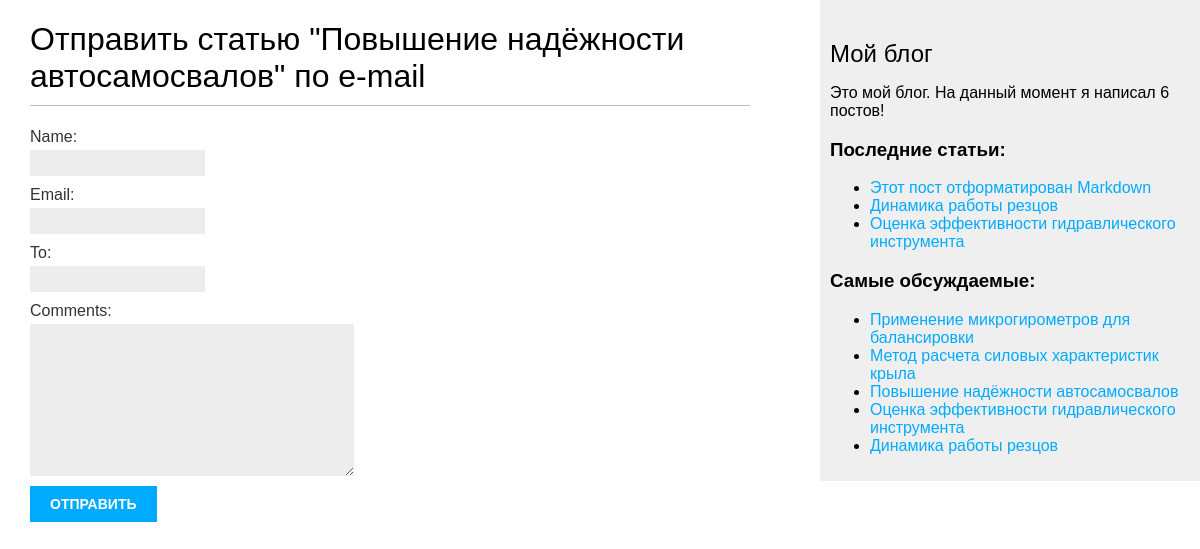
/blog/8/share/, run on the app's committed database.
### blog/models.py (models this page shows, shortened)
class Post(models.Model):
    STATUS_CHOICES = (
        ('draft', 'Отложено'),
        ('published', 'Опубликовано'),
    )
    title = models.CharField(max_length=250)  # Поле заголовка статьи. Тип VARCHAR в базе данных
    slug = models.SlugField(max_length=250, unique_for_date='publish')  # Поле для формирования URL'ов
    author = models.ForeignKey(User, on_delete=models.CASCADE,
                               related_name='blog_posts')  # Внешний ключ, определяющий отношение "один ко многим"
    body = models.TextField()  # Основное содержание статьи, которое будет сохранено в столбце TEXT в SQL базе данных
    publish = models.DateTimeField(
        default=timezone.now)  # Поле даты, сохраняющее дату публикации статьи. Функция 'now' - по умолчанию, и возвращает текущие дату и время
    created = models.DateTimeField(
        auto_now_add=True)  # Это поле даты указывает, когда статья была создана. Параметр 'auto_now_add' - автосохранение при создании объекта
    update = models.DateTimeField(
        auto_now=True)  # Дата и время, указывающие на период, когда статья была отредактирована. Параметр 'auto_now' - указание даты на момент сохранения.
    status = models.CharField(max_length=10, choices=STATUS_CHOICES,
                              default='draft')  # Поле отображения статуса статьи. Параметр CHOICES ограничивает возможные значения из указанного списка.
    objects = models.Manager()  # Менеджер по умолчанию
    published = PublishedManager()  # Новый менеджер
    tags = TaggableManager()
    class Meta:
        ordering = (
            '-publish',)  # Указали Django, порядок сортировки статей по умолчанию — по убыванию (префикс "-") даты публикации поля 'publish'.
    def get_absolute_url(self):
        return reverse('blog:post_detail',
                       args=[self.publish.year,
                             self.publish.month,
                             self.publish.day,
                             self.slug])

### blog/views.py (the view)
# urls.py: path('<int:post_id>/share/', views.post_share, name='post_share'),
def post_share(request, post_id):
    post = get_object_or_404(Post, id=post_id, status='published')  # Получение статьи по идентификатору
    sent = False
    if request.method == 'POST':
        form = EmailPostForm(request.POST)  # Форма была отправлена на сохранение
        if form.is_valid():  # Все поля формы прошли валидацию
            cd = form.cleaned_data
            post_url = request.build_absolute_uri(post.get_absolute_url())
            subject = '{} ({}) рекомендует вам прочитать "{}"'.format(cd['name'], cd['email'], post.title)
            message = 'Read "{}" at {}\n\n{}\'s comments: {}'.format(post.title, post_url, cd['name'], cd['comments'])
            send_mail(subject, message, 'admin@myblog.com', [cd['to']])
            sent = True
    else:  # Отправка электронной почты
        form = EmailPostForm()
    return render(request, 'post/share.html', {'post': post, 'form': form, 'sent': sent})

### blog/forms.py
class EmailPostForm(forms.Form):
    name = forms.CharField(max_length=25)
    email = forms.EmailField()
    to = forms.EmailField()
    comments = forms.CharField(required=False, widget=forms.Textarea)

### blog/models.py (called while the page is built)
    def get_queryset(self):
        return super().get_queryset().filter(status='published')

### blog/templatetags/blog_tags.py (called while the page is built)
@register.simple_tag
def total_posts():
    return Post.published.count()

@register.inclusion_tag('post/latest_posts.html')
def show_latest_posts(count=5):
    latest_posts = Post.published.order_by('-publish')[:count]
    return {'latest_posts': latest_posts}

@register.simple_tag
def get_most_commented_posts(count=5):
    return Post.published.annotate(total_comments=Count('comments')).order_by('-total_comments')[:count]

### blog/templates/post/share.html (shortened to what this page needs)
{% extends "blog/base.html" %}
{% block content %}
    {% if sent %}
        <h1>E-mail успешно отправлен!</h1>
        <p>"{{ post.title }}" был успешно отправлен {{ form.cleaned_data.to }}</p>
        {% else %}
            <h1>Отправить статью "{{ post.title }}" по e-mail</h1>
            <form action="." method="post">
                {{ form.as_p }}
                <input type="submit" value="Отправить">
            </form>
    {% endif %}
{% endblock %}

### blog/templates/blog/base.html (shortened to what this page needs)
{% load blog_tags %}
{% load static %}
<!DOCTYPE html>
<html lang="en">
<head>
    <link href="{% static "/css/blog.css" %}" rel="stylesheet">
</head>
<body>
    <div id="content">
        {% block content %}
        {% endblock %}
    </div>
    <div id="sidebar">
        <h2>Мой блог</h2>
        <p>Это мой блог. На данный момент я написал {% total_posts %} постов!</p>
        <h3>Последние статьи:</h3>
        {% show_latest_posts 3 %}
        <h3>Самые обсуждаемые:</h3>
        {% get_most_commented_posts as most_commented_posts %}
        <ul>
            {% for post in most_commented_posts %}
                <li><a href="{{ post.get_absolute_url }}">{{ post.title }}</a></li>
            {% endfor %}
        </ul>
    </div>
</body>
</html>

### blog/templates/post/latest_posts.html
<ul>
  {% for post in latest_posts %}
    <li><a href="{{ post.get_absolute_url }}">{{ post.title }}</a></li>
  {% endfor %}
</ul>

### blog/static/css/blog.css (style rules this page uses)
body { margin:0; padding:0; font-family:arial, calibri, helvetica, sans-serif; }
a { color:#00abff; text-decoration:none; }
h1 { font-weight:normal; border-bottom:1px solid #bbb; padding:0 0 10px 0; }
h2 { font-weight:normal; margin:30px 0 0; }
#content { float:left; width:60%; padding:0 0 0 30px; }
#sidebar { float:right; width:30%; padding:10px; background:#efefef; height:100%; }
label { float:left; clear:both; color:#333; margin-bottom:4px; }
input, textarea { clear:both; float:left; margin:0 0 10px; background:#ededed; border:0; padding:6px 10px; font-size:12px; }
input[type=submit] { font-weight:bold; background:#00abff; color:#fff; padding:10px 20px; font-size:14px; text-transform:uppercase; }

### data on the page
Post: title "Повышение надёжности автосамосвалов"
Post: title "Этот пост отформатирован Markdown"
Post: title "Динамика работы резцов"
Post: title "Оценка эффективности гидравлического инструмента"
Post: title "Применение микрогирометров для балансировки"
Post: title "Метод расчета силовых характеристик крыла"
